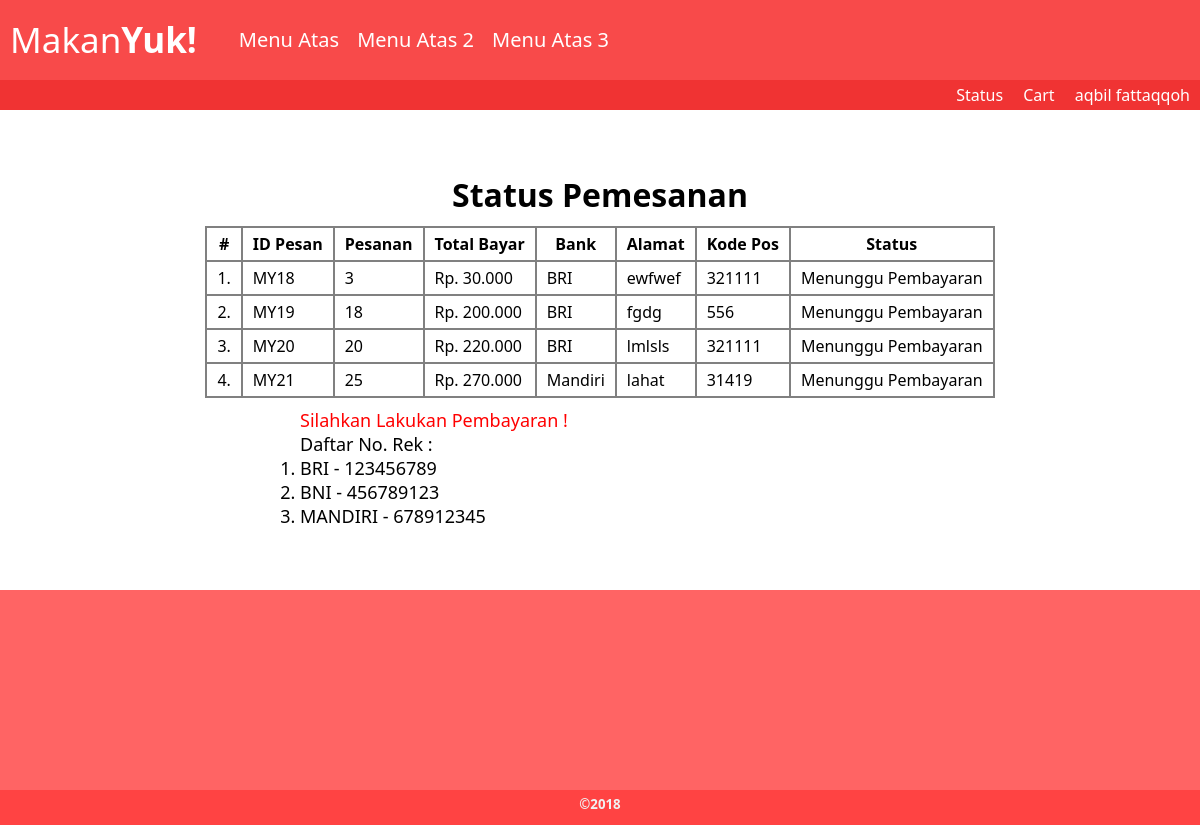
Page /status.php (signed in) on the committed database.
### tables this page shows
CREATE TABLE `pembayaran` (
  `id_pembayaran` int(11) NOT NULL,
  `id_user` int(11) NOT NULL,
  `alamat` varchar(250) NOT NULL,
  `kode_pos` int(11) NOT NULL,
  `total_pesan` int(11) NOT NULL,
  `total_bayar` int(11) NOT NULL,
  `metode_bayar` varchar(50) NOT NULL,
  `status_pesan` varchar(150) NOT NULL,
  `tanggal_bayar` date NOT NULL
);

### status.php (the view, shortened to what this page needs)
<?php
include "pages/header.php";
 ?>
 <div class="status">
   <h1>Status Pemesanan</h1>
   <table>
     <tr>
       <th>#</th>
       <th>ID Pesan</th>
       <th>Pesanan</th>
       <th>Total Bayar</th>
       <th>Bank</th>
       <th>Alamat</th>
       <th>Kode Pos</th>
       <th>Status</th>
     </tr>
     <?php
      $no = 1;
      $query = "SELECT * FROM pembayaran WHERE id_user='$idUser' ORDER BY status_pesan ASC";
      $ambilPembayaran = mysqli_query($konek, $query);
      while ($data = mysqli_fetch_array($ambilPembayaran)) {
      ?>
     <tr>
       <td><?php echo $no; ?>.</td>
       <td>MY<?php echo $data['id_pembayaran']; ?></td>
       <td><?php echo $data['total_pesan']; ?></td>
       <td>Rp. <?php echo number_format($data['total_bayar'], 0, ',', '.'); ?></td>
       <td><?php echo $data['metode_bayar']; ?></td>
       <td><?php echo $data['alamat']; ?></td>
       <td><?php echo $data['kode_pos']; ?></td>
       <td><?php echo $data['status_pesan']; ?></td>
     </tr>
     <?php
      $no++;
      }
      ?>
   </table>
   <div class="pesanPembayaran">
     <marquee class="error">Silahkan Lakukan Pembayaran !</marquee>
     <p>Daftar No. Rek :</p>
     <ol>
       <li>BRI - 123456789</li>
       <li>BNI - 456789123</li>
       <li>MANDIRI - 678912345</li>
     </ol>
   </div>
 </div>

### rows in the picture
pembayaran: id_pembayaran "18", total_pesan "3", total_bayar "30.000", metode_bayar "BRI", alamat "ewfwef", kode_pos "321111", status_pesan "Menunggu Pembayaran"
pembayaran: id_pembayaran "19", total_pesan "18", total_bayar "200.000", metode_bayar "BRI", alamat "fgdg", kode_pos "556", status_pesan "Menunggu Pembayaran"
pembayaran: id_pembayaran "20", total_pesan "20", total_bayar "220.000", metode_bayar "BRI", alamat "lmlsls", kode_pos "321111", status_pesan "Menunggu Pembayaran"
pembayaran: id_pembayaran "21", total_pesan "25", total_bayar "270.000", metode_bayar "Mandiri", alamat "lahat", kode_pos "31419", status_pesan "Menunggu Pembayaran"

### other values in the picture
$_SESSION['nama'] "aqbil fattaqqoh"
